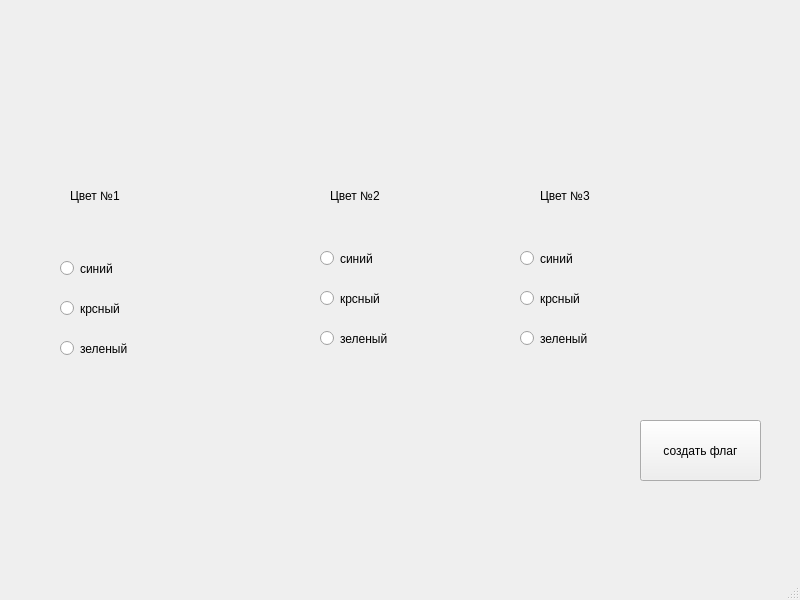
<?xml version="1.0" encoding="UTF-8"?>
<ui version="4.0">
 <class>MainWindow</class>
 <widget class="QMainWindow" name="MainWindow">
  <property name="geometry">
   <rect>
    <x>0</x>
    <y>0</y>
    <width>800</width>
    <height>600</height>
   </rect>
  </property>
  <property name="windowTitle">
   <string>MainWindow</string>
  </property>
  <widget class="QWidget" name="centralwidget">
   <widget class="QLabel" name="label">
    <property name="geometry">
     <rect>
      <x>70</x>
      <y>150</y>
      <width>131</width>
      <height>91</height>
     </rect>
    </property>
    <property name="text">
     <string>Цвет №1</string>
    </property>
   </widget>
   <widget class="QLabel" name="label_2">
    <property name="geometry">
     <rect>
      <x>330</x>
      <y>150</y>
      <width>131</width>
      <height>91</height>
     </rect>
    </property>
    <property name="text">
     <string>Цвет №2</string>
    </property>
   </widget>
   <widget class="QLabel" name="label_3">
    <property name="geometry">
     <rect>
      <x>540</x>
      <y>150</y>
      <width>131</width>
      <height>91</height>
     </rect>
    </property>
    <property name="text">
     <string>Цвет №3</string>
    </property>
   </widget>
   <widget class="QRadioButton" name="radioButton">
    <property name="geometry">
     <rect>
      <x>60</x>
      <y>260</y>
      <width>82</width>
      <height>17</height>
     </rect>
    </property>
    <property name="text">
     <string>синий</string>
    </property>
   </widget>
   <widget class="QRadioButton" name="radioButton_2">
    <property name="geometry">
     <rect>
      <x>60</x>
      <y>300</y>
      <width>82</width>
      <height>17</height>
     </rect>
    </property>
    <property name="text">
     <string>крсный</string>
    </property>
   </widget>
   <widget class="QRadioButton" name="radioButton_3">
    <property name="geometry">
     <rect>
      <x>60</x>
      <y>340</y>
      <width>82</width>
      <height>17</height>
     </rect>
    </property>
    <property name="text">
     <string>зеленый</string>
    </property>
   </widget>
   <widget class="QRadioButton" name="radioButton_4">
    <property name="geometry">
     <rect>
      <x>320</x>
      <y>330</y>
      <width>82</width>
      <height>17</height>
     </rect>
    </property>
    <property name="text">
     <string>зеленый</string>
    </property>
   </widget>
   <widget class="QRadioButton" name="radioButton_5">
    <property name="geometry">
     <rect>
      <x>320</x>
      <y>290</y>
      <width>82</width>
      <height>17</height>
     </rect>
    </property>
    <property name="text">
     <string>крсный</string>
    </property>
   </widget>
   <widget class="QRadioButton" name="radioButton_6">
    <property name="geometry">
     <rect>
      <x>320</x>
      <y>250</y>
      <width>82</width>
      <height>17</height>
     </rect>
    </property>
    <property name="text">
     <string>синий</string>
    </property>
   </widget>
   <widget class="QRadioButton" name="radioButton_7">
    <property name="geometry">
     <rect>
      <x>520</x>
      <y>250</y>
      <width>82</width>
      <height>17</height>
     </rect>
    </property>
    <property name="text">
     <string>синий</string>
    </property>
   </widget>
   <widget class="QRadioButton" name="radioButton_8">
    <property name="geometry">
     <rect>
      <x>520</x>
      <y>290</y>
      <width>82</width>
      <height>17</height>
     </rect>
    </property>
    <property name="text">
     <string>крсный</string>
    </property>
   </widget>
   <widget class="QRadioButton" name="radioButton_9">
    <property name="geometry">
     <rect>
      <x>520</x>
      <y>330</y>
      <width>82</width>
      <height>17</height>
     </rect>
    </property>
    <property name="text">
     <string>зеленый</string>
    </property>
   </widget>
   <widget class="QPushButton" name="pushButton">
    <property name="geometry">
     <rect>
      <x>640</x>
      <y>420</y>
      <width>121</width>
      <height>61</height>
     </rect>
    </property>
    <property name="text">
     <string>создать флаг</string>
    </property>
   </widget>
  </widget>
  <widget class="QMenuBar" name="menubar">
   <property name="geometry">
    <rect>
     <x>0</x>
     <y>0</y>
     <width>800</width>
     <height>21</height>
    </rect>
   </property>
  </widget>
  <widget class="QStatusBar" name="statusbar"/>
 </widget>
 <resources/>
 <connections/>
</ui>
